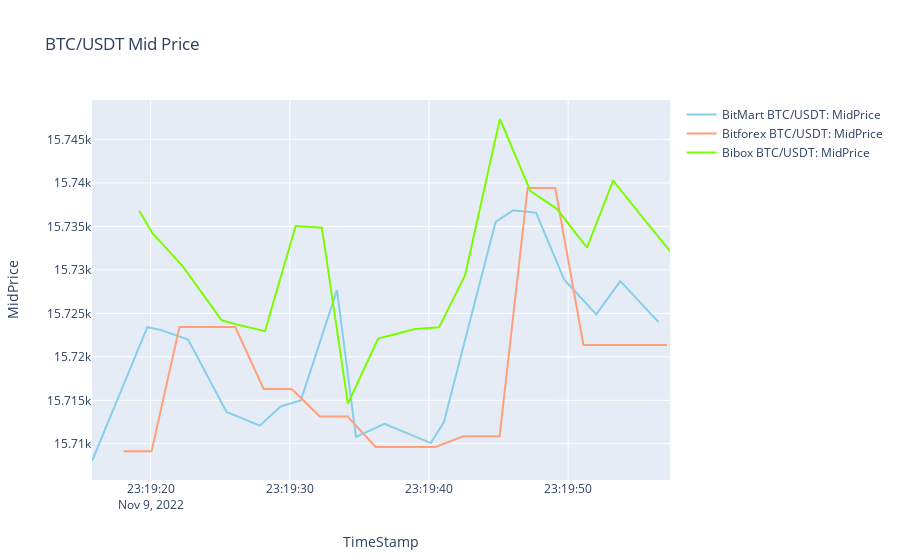

Notebook code cell kept with this figure:
### Code cell
visualization(vac1,cryptos[0])
